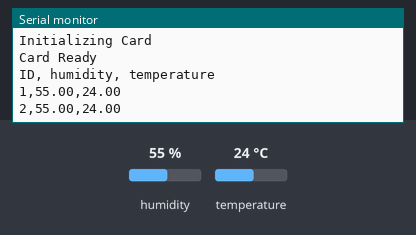
Simulated run of this sketch. Board: Arduino Uno, built with avr-gcc and run on an emulated ATmega328P. Shown: the last lines printed to the serial monitor. The inputs (shaded band) are chosen by the test bench; at power-on: humidity 55 %, temperature 24 °C. Storage starts empty.

Above: at 1.9 s.
2.0 s: humidity set to 22 %
At 2.7 s:
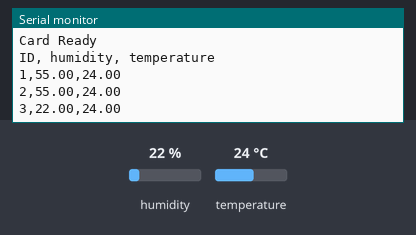
3.5 s: temperature set to 12 °C
At 4.8 s:
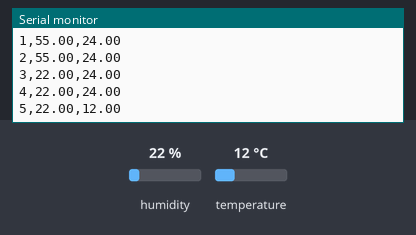
5.0 s: humidity set to 40 %
At 5.9 s:
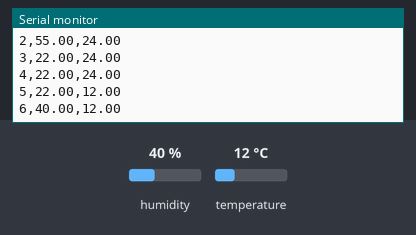
Timing chart, 0 to 8.0 s (numbered marks = the images above; inputs shaded):
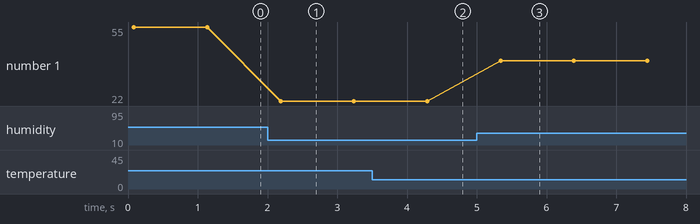

The sketch:

Temp_SD_aug29a.ino
```cpp
#include <SD.h>         //SD Card Library
#include "Adafruit_Si7021.h"

Adafruit_Si7021 sensor = Adafruit_Si7021();
//Chip select for SD
int CS_pin = 10;

long id = 1;

void setup() {

  Serial.begin(9600);
  sensor.begin();
  Serial.println("Initializing Card");
  //CS Pin is an output
  pinMode(CS_pin, OUTPUT);

  //Initialize Card
  if (!SD.begin(CS_pin))
  {
      Serial.println("Card Failure");
      return;
  }
  Serial.println("Card Ready");

   //Write Log File Header
  File logFile = SD.open("TH.csv", FILE_WRITE);
  if (logFile)
  {
    logFile.println(", ,"); //Just a leading blank line, incase there was previous data
    String header = "ID, humidity, temperature";
    logFile.println(header);
    logFile.close();
    Serial.println(header);
  }
  else
  {
    Serial.println("Couldn't open log file");
  }

}

void loop() {
  double humidity = sensor.readHumidity();
  double temp = sensor.readTemperature();

  String dataString = String(id) + "," + String(humidity) + "," + String(temp);

  //record HT data into SD card
  File logFile = SD.open("TH.csv", FILE_WRITE);
  if (logFile)
  {
    logFile.println(dataString);
    logFile.close();
    Serial.println(dataString);
  }
  else
  {
    Serial.println("Couldn't open log file");
  }

  //increment id
  id++;
  // Wait 1 seconds
  delay(1000);

}
```

Measured:
- after the input at 2.0 s, the serial monitor: prints a new line after 0.19 s (image 1)
- after the input at 3.5 s, the serial monitor: prints a new line after 0.79 s (image 2)
- after the input at 5.0 s, the serial monitor: prints a new line after 0.34 s (image 3)
- plotted number 1: 55 → 22 after the input at 2.0 s, 22 → 40 after the input at 5.0 s
